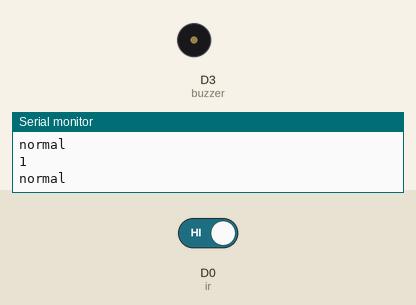
Simulated run of this sketch. Board: ESP8266 (NodeMCU). Parts: buzzer (waves = sounding, pin HIGH), the last lines printed to the serial monitor. The test bench sets the inputs (shaded band); at power-on: D0 (ir) HIGH.

Above: at 1.2 s.
1.3 s: D0 (ir) driven LOW
At 2.3 s:
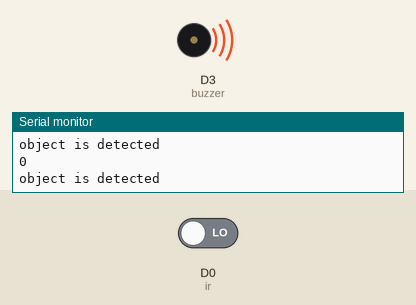
2.8 s: D0 (ir) driven HIGH
At 3.5 s:
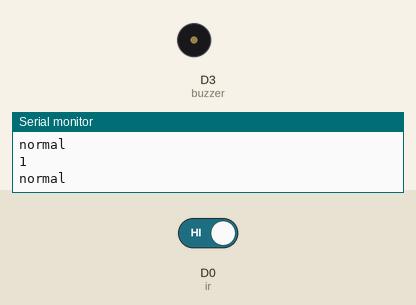
Timing chart, 0 to 5.8 s (numbered marks = the images above; inputs shaded):
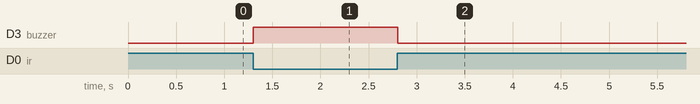

Measured:
- after the input at 1.3 s, D3 (buzzer): LOW → HIGH at once
- after the input at 2.8 s, D3 (buzzer): HIGH → LOW at once

The sketch:

main.ino
```cpp
int ir=D0;
int buzzer=D3;
void setup(){
  pinMode(ir,INPUT);
  pinMode(buzzer,OUTPUT);
  Serial.begin(9600);
}
void loop(){
  int m=digitalRead(ir);
  Serial.println(m);
  if(m==0){
    Serial.println("object is detected");
    digitalWrite(buzzer,1);
  }
  else{
    Serial.println("normal");
    digitalWrite(buzzer,0);
  }
  delay(100);
}
```
